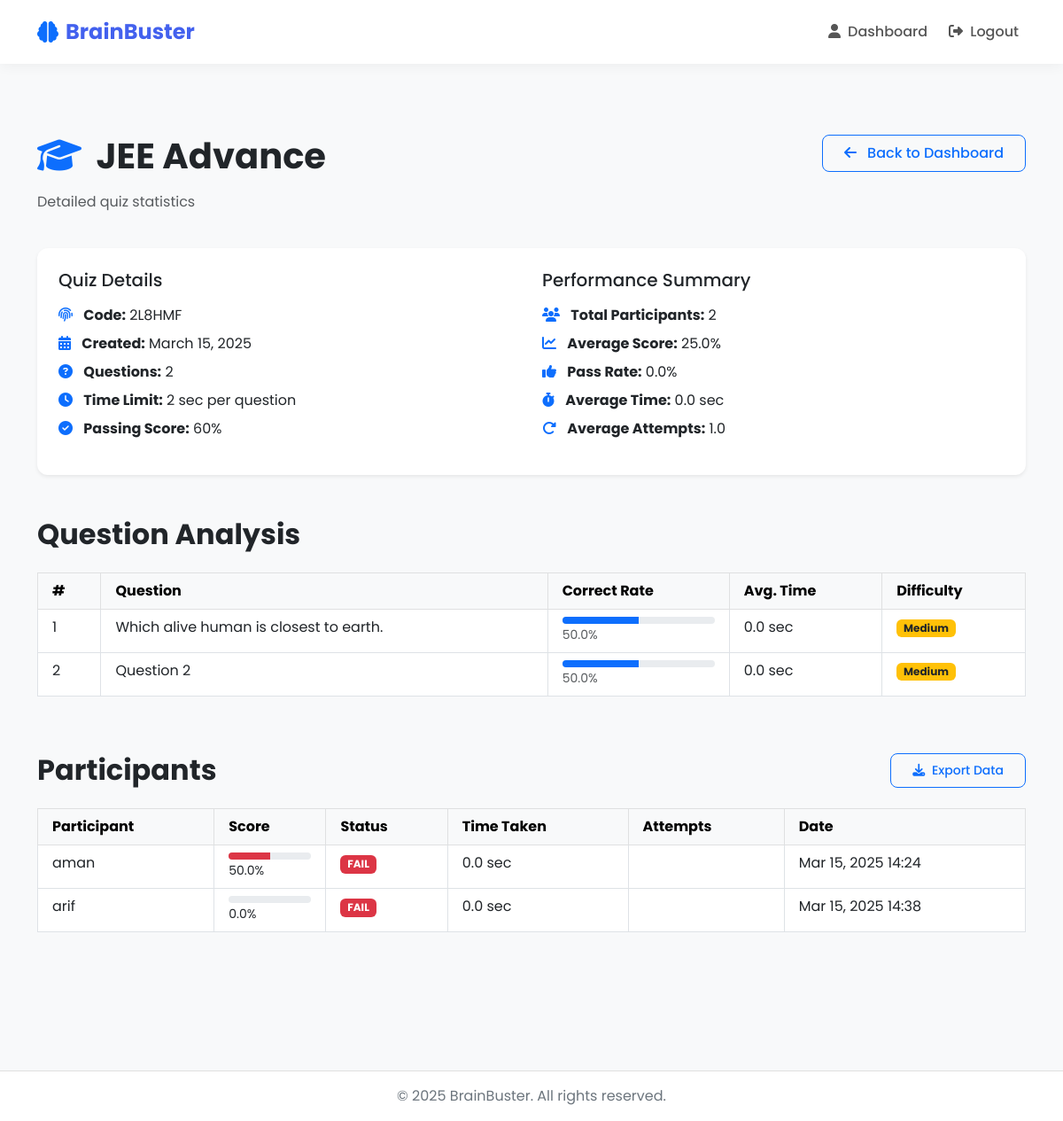
Page /quizzes/quiz/19/stats/ (signed in) on the earlier database version.
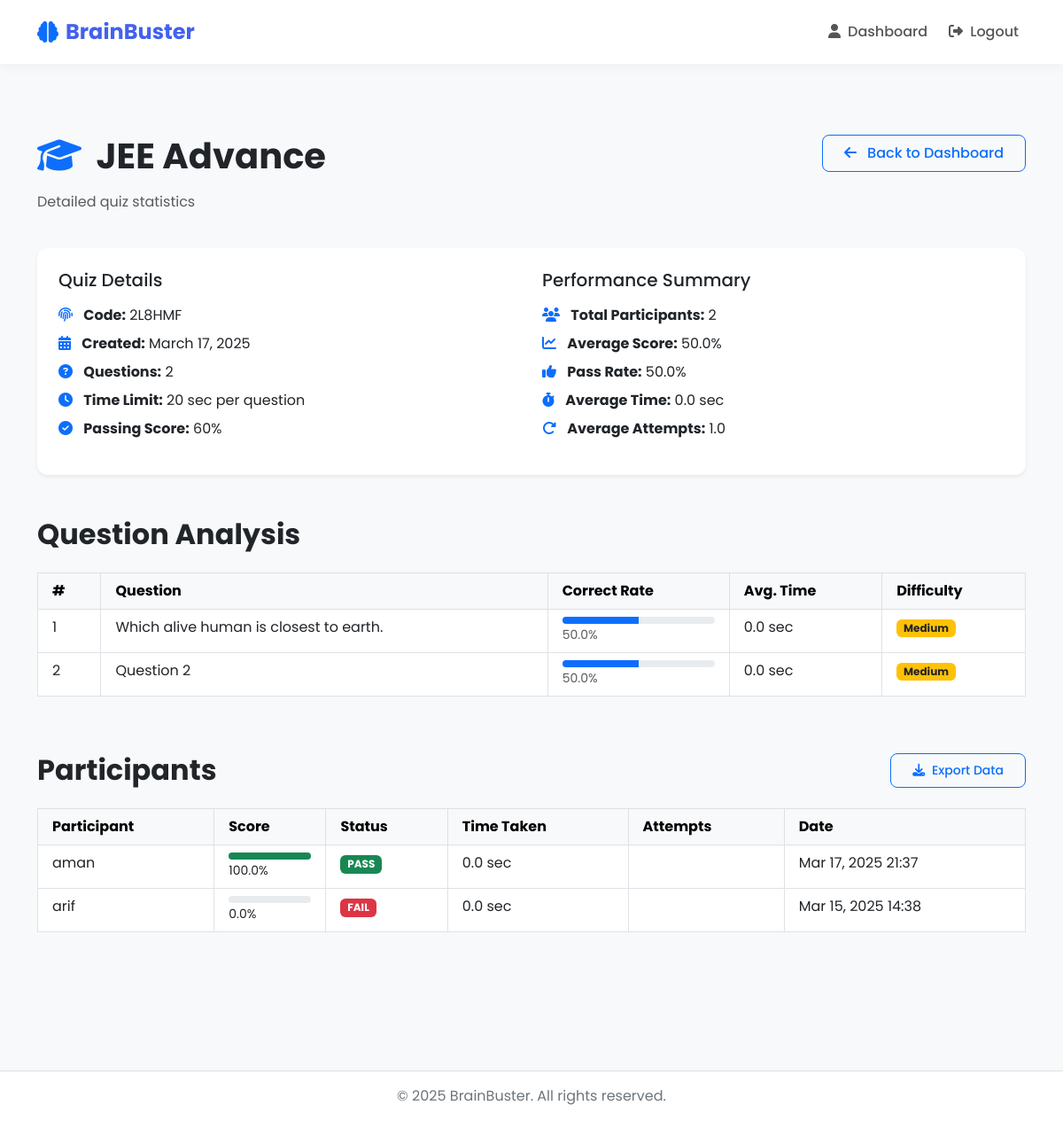
Same page on the later database version.
### quizzes/models.py (models this page shows, shortened)
class Quiz(models.Model):
    title = models.CharField(max_length=255)
    description = models.TextField(blank=True, null=True)
    icon = models.CharField(max_length=50, default="question-circle")
    code = models.CharField(max_length=10, unique=True, default=generate_unique_code)
    created_by = models.ForeignKey(User, on_delete=models.CASCADE, related_name='quizzes')
    created_at = models.DateTimeField(auto_now=True)
    time_limit_per_question = models.IntegerField(help_text="Time limit in seconds", default=30)
    minimum_score_percentage = models.IntegerField(help_text="Minimum score required to pass (%)", default=60)

class Question(models.Model):
    quiz = models.ForeignKey(Quiz, related_name="questions", on_delete=models.CASCADE)
    text = models.TextField()

class Participation(models.Model):
    user = models.ForeignKey(User, on_delete=models.CASCADE, related_name='participations')
    quiz = models.ForeignKey(Quiz, on_delete=models.CASCADE, related_name='participations')
    score = models.FloatField(default=0.0)
    submitted_at = models.DateTimeField(auto_now=True)  # Changed from auto_now_add to auto_now
    time_taken = models.IntegerField(default=0, help_text="Total time taken in seconds")
    class Meta:
        unique_together = ('user', 'quiz')

### quizzes/views.py (the view)
# urls.py: path('quiz/<int:quiz_id>/stats/', views.quiz_stats, name='quiz_stats'),
@login_required
def quiz_stats(request, quiz_id):
    quiz = get_object_or_404(Quiz, id=quiz_id, created_by=request.user)
    participations = list(quiz.participations.all().select_related('user'))
    for participation in participations:
        participation.attempts = Participation.objects.filter(
            user=participation.user,
            quiz=quiz
        ).count()
    total_participants = len(participations)
    average_score = 0
    pass_rate = 0
    average_time = 0
    average_attempts = 0
    if total_participants > 0:
        average_score = sum(p.score for p in participations) / total_participants
        passing_participants = sum(1 for p in participations if p.score >= quiz.minimum_score_percentage)
        pass_rate = (passing_participants / total_participants * 100)
        total_time = sum(p.time_taken for p in participations if p.time_taken is not None)
        average_time = total_time / total_participants if total_participants > 0 else 0
        user_attempts = {}
        for p in participations:
            user_id = p.user.id
            if user_id not in user_attempts:
                user_attempts[user_id] = Participation.objects.filter(user=p.user, quiz=quiz).count()
        average_attempts = sum(user_attempts.values()) / len(user_attempts) if user_attempts else 0
    questions = list(quiz.questions.all().prefetch_related('options'))
    for question in questions:
        participations_with_answers = list(quiz.participations.all())
        correct_count = 0
        total_count = len(participations_with_answers)
        total_time = 0
        import random
        correct_count = random.randint(total_count // 2, int(total_count * 0.9)) if total_count > 0 else 0
        total_time = sum(p.time_taken for p in participations_with_answers) // len(questions) if participations_with_answers and len(questions) > 0 else 0
        correct_rate = (correct_count / total_count * 100) if total_count > 0 else 0
        avg_time = total_time / total_count if total_count > 0 else 0
        if correct_rate >= 70:
            difficulty = "Easy"
            difficulty_class = "bg-success"
        elif correct_rate >= 40:
            difficulty = "Medium"
            difficulty_class = "bg-warning"
        else:
            difficulty = "Hard"
            difficulty_class = "bg-danger"
        question.correct_rate = round(correct_rate, 1)
        question.avg_time = round(avg_time, 1)
        question.difficulty = difficulty
        question.difficulty_class = difficulty_class
    return render(request, 'quizzes/quiz_stats.html', {
        'quiz': quiz,
        'average_score': average_score,
        'pass_rate': pass_rate,
        'average_time': average_time,
        'average_attempts': average_attempts,
        'questions': questions
    })

### templates/quizzes/quiz_stats.html (shortened to what this page needs)
{% extends 'base.html' %}
{% block content %}
<div class="container py-5">
    <div class="row mb-4">
        <div class="col-md-8">
            <h1 class="fw-bold mb-3">
                <i class="fas fa-{{ quiz.icon|default:'question-circle' }} text-primary me-2"></i>
                {{ quiz.title }}
            </h1>
            <p class="text-muted">Detailed quiz statistics</p>
        </div>
        <div class="col-md-4 text-end">
            <a href="{% url 'dashboard' %}" class="btn btn-outline-primary">
                <i class="fas fa-arrow-left me-2"></i> Back to Dashboard
            </a>
        </div>
    </div>
    <div class="row mb-4">
        <div class="col-12">
            <div class="card shadow-sm border-0">
                <div class="card-body p-4">
                    <div class="row">
                        <div class="col-md-6">
                            <h5 class="mb-3">Quiz Details</h5>
                            <ul class="list-unstyled">
                                <li class="mb-2">
                                    <i class="fas fa-fingerprint me-2 text-primary"></i>
                                    <strong>Code:</strong> {{ quiz.code }}
                                </li>
                                <li class="mb-2">
                                    <i class="fas fa-calendar-alt me-2 text-primary"></i>
                                    <strong>Created:</strong> {{ quiz.created_at|date:"F j, Y" }}
                                </li>
                                <li class="mb-2">
                                    <i class="fas fa-question-circle me-2 text-primary"></i>
                                    <strong>Questions:</strong> {{ quiz.questions.count }}
                                </li>
                                <li class="mb-2">
                                    <i class="fas fa-clock me-2 text-primary"></i>
                                    <strong>Time Limit:</strong> {{ quiz.time_limit_per_question }} sec per question
                                </li>
                                <li class="mb-2">
                                    <i class="fas fa-check-circle me-2 text-primary"></i>
                                    <strong>Passing Score:</strong> {{ quiz.minimum_score_percentage }}%
                                </li>
                            </ul>
                        </div>
                        <div class="col-md-6">
                            <h5 class="mb-3">Performance Summary</h5>
                            <ul class="list-unstyled">
                                <li class="mb-2">
                                    <i class="fas fa-users me-2 text-primary"></i>
                                    <strong>Total Participants:</strong> {{ quiz.participations.count }}
                                </li>
                                <li class="mb-2">
                                    <i class="fas fa-chart-line me-2 text-primary"></i>
                                    <strong>Average Score:</strong> {{ average_score|floatformat:1 }}%
                                </li>
                                <li class="mb-2">
                                    <i class="fas fa-thumbs-up me-2 text-primary"></i>
                                    <strong>Pass Rate:</strong> {{ pass_rate|floatformat:1 }}%
                                </li>
                                <li class="mb-2">
                                    <i class="fas fa-stopwatch me-2 text-primary"></i>
                                    <strong>Average Time:</strong> {{ average_time|floatformat:1 }} sec
                                </li>
                                <li class="mb-2">
                                    <i class="fas fa-redo-alt me-2 text-primary"></i>
                                    <strong>Average Attempts:</strong> {{ average_attempts|floatformat:1 }}
                                </li>
                            </ul>
                        </div>
                    </div>
                </div>
            </div>
        </div>
    </div>
    <div class="row mt-5">
        <div class="col-12">
            <h2 class="fw-bold mb-4">Question Analysis</h2>
            <div class="table-responsive">
                <table class="table table-hover table-bordered">
                    <thead class="table-light">
                        <tr>
                            <th class="px-3 py-2">#</th>
                            <th class="px-3 py-2">Question</th>
                            <th class="px-3 py-2">Correct Rate</th>
                            <th class="px-3 py-2">Avg. Time</th>
                            <th class="px-3 py-2">Difficulty</th>
                        </tr>
                    </thead>
                    <tbody>
                        {% for question in questions %}
                        <tr>
                            <td class="px-3 py-2">{{ forloop.counter }}</td>
                            <td class="px-3 py-2">{{ question.text|truncatechars:50 }}</td>
                            <td class="px-3 py-2">
                                <div class="progress" style="height: 8px;">
                                    <div class="progress-bar" role="progressbar" style="width: {{ question.correct_rate|floatformat:0 }}%;">
                                    </div>
                                </div>
                                <small class="text-muted">{{ question.correct_rate|floatformat:1 }}%</small>
                            </td>
                            <td class="px-3 py-2">{{ question.avg_time|floatformat:1 }} sec</td>
                            <td class="px-3 py-2">
                                <span class="badge {{ question.difficulty_class }}">{{ question.difficulty }}</span>
                            </td>
                        </tr>
                        {% endfor %}
                    </tbody>
                </table>
            </div>
        </div>
    </div>
    <div class="row mt-5">
        <div class="col-12">
            <h2 class="fw-bold mb-4">Participants
                <button type="button" class="btn btn-sm btn-outline-primary float-end" id="exportBtn">
                    <i class="fas fa-download me-1"></i> Export Data
                </button>
            </h2>
            {% if quiz.participations.count > 0 %}
                <div class="table-responsive">
                    <table class="table table-hover table-bordered" id="participantsTable">
                        <thead class="table-light">
                            <tr>
                                <th class="px-3 py-2">Participant</th>
                                <th class="px-3 py-2">Score</th>
                                <th class="px-3 py-2">Status</th>
                                <th class="px-3 py-2">Time Taken</th>
                                <th class="px-3 py-2">Attempts</th>
                                <th class="px-3 py-2">Date</th>
                            </tr>
                        </thead>
                        <tbody>
                            {% for participation in quiz.participations.all %}
                            <tr>
                                <td class="px-3 py-2">{{ participation.user.username }}</td>
                                <td class="px-3 py-2">
                                    <div class="progress" style="height: 8px;">
                                        <div class="progress-bar {% if participation.score >= quiz.minimum_score_percentage %}bg-success{% else %}bg-danger{% endif %}"
                                            role="progressbar" style="width: {{ participation.score|floatformat:0 }}%;">
                                        </div>
                                    </div>
                                    <small>{{ participation.score|floatformat:1 }}%</small>
                                </td>
                                <td class="px-3 py-2">
                                    <span class="badge {% if participation.score >= quiz.minimum_score_percentage %}bg-success{% else %}bg-danger{% endif %}">
                                        {% if participation.score >= quiz.minimum_score_percentage %}PASS{% else %}FAIL{% endif %}
                                    </span>
                                </td>
                                <td class="px-3 py-2">{{ participation.time_taken|floatformat:1 }} sec</td>
                                <td class="px-3 py-2">{{ participation.attempts }}</td>
                                <td class="px-3 py-2">{{ participation.submitted_at|date:"M d, Y H:i" }}</td>
                            </tr>
                            {% endfor %}
                        </tbody>
                    </table>
                </div>
            {% endif %}
        </div>
    </div>
</div>
{% endblock %}

### templates/base.html (shortened to what this page needs)
{% load static %}
<!DOCTYPE html>
<html lang="en">
<head>
    <link href="https://cdn.jsdelivr.net/npm/bootstrap@5.3.0/dist/css/bootstrap.min.css" rel="stylesheet">
    <link rel="stylesheet" href="https://cdnjs.cloudflare.com/ajax/libs/font-awesome/6.4.0/css/all.min.css">
    <link rel="stylesheet" href="{% static 'css/style.css' %}">
</head>
<body>
    <nav class="navbar navbar-expand-lg navbar-light sticky-top">
        <div class="container">
            <a class="navbar-brand" href="{% url 'home' %}">
                <i class="fas fa-brain text-primary"></i> BrainBuster
            </a>
            <div class="collapse navbar-collapse" id="navbarNav">
                <ul class="navbar-nav ms-auto">
                    {% if user.is_authenticated %}
                        <li class="nav-item me-2">
                            <a class="nav-link" href="{% url 'dashboard' %}">
                                <i class="fas fa-user me-1"></i> Dashboard
                            </a>
                        </li>
                        <li class="nav-item">
                            <a class="nav-link" href="{% url 'logout' %}">
                                <i class="fas fa-sign-out-alt me-1"></i> Logout
                            </a>
                        </li>
                    {% endif %}
                </ul>
            </div>
        </div>
    </nav>
    <div class="content-wrapper">
        {% block content %}
        {% endblock %}
    </div>
    <footer>
        <div class="container">
            <p class="mb-0">&copy; 2025 BrainBuster. All rights reserved.</p>
        </div>
    </footer>
    <div class="toast-container position-fixed bottom-0 end-0 p-3">
    </div>
</body>
</html>

### static/css/style.css (style rules this page uses)
:root { --primary: #4361ee; --secondary: #3f37c9; --accent: #4cc9f0; --light: #f8f9fa; --dark: #212529; --success: #4ade80; --warning: #fbbf24; --danger: #f87171; --info: #60a5fa; }
body { font-family: 'Poppins', sans-serif; background-color: #f8f9fa; color: var(--dark); min-height: 100vh; display: flex; flex-direction: column; }
.navbar { padding: 0.8rem 1.5rem; background-color: #ffffff; box-shadow: 0 2px 15px rgba(0, 0, 0, 0.05); }
.navbar-brand { font-weight: 700; color: var(--primary) !important; font-size: 1.5rem; display: flex; align-items: center; gap: 0.5rem; }
.nav-link { color: #555 !important; font-weight: 500; font-size: 1rem; padding: 0.5rem 1rem; border-radius: 6px; transition: all 0.2s ease; }
.content-wrapper { flex: 1; padding: 2rem 0; margin-bottom: 60px; }
footer { background-color: #ffffff; padding: 1rem 0; color: #6c757d; border-top: 1px solid #e0e0e0; text-align: center; width: 100%; }
.card { border-radius: 12px; border: none; box-shadow: 0 5px 15px rgba(0, 0, 0, 0.05); transition: transform 0.3s ease, box-shadow 0.3s ease; }
.btn { border-radius: 8px; padding: 0.5rem 1.5rem; font-weight: 500; transition: all 0.3s ease; }

### templates/base.html (style rules this page uses)
.bg-success { background-color: #198754 !important; color: white; }
.bg-warning { background-color: #ffc107 !important; color: #212529; }
.bg-danger { background-color: #dc3545 !important; color: white; }

Differences in the rows shown:
changed Quiz "JEE Advance": created_at "March 15, 2025" → "March 17, 2025"; time_limit_per_question "2" → "20"
changed Participation "aman": score "50.0" → "100.0"; submitted_at "Mar 15, 2025 14:24" → "Mar 17, 2025 21:37"; score "FAIL" → "PASS"
Other differences:
{{ average_score|floatformat:1 }}: "25.0" → "50.0"
{{ pass_rate|floatformat:1 }}: "0.0" → "50.0"
